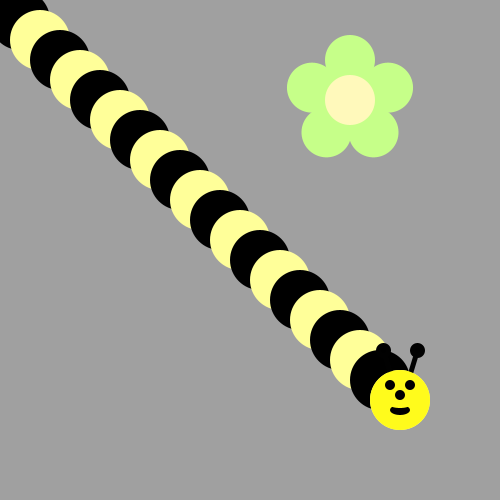
Frame 1 (no input)
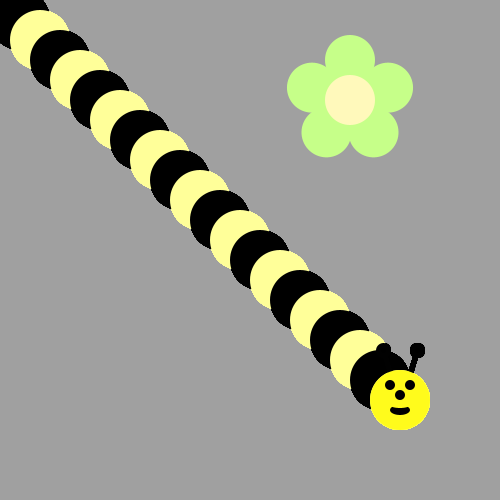
Frame 60 (the mouse pressed at the canvas centre just before this capture)
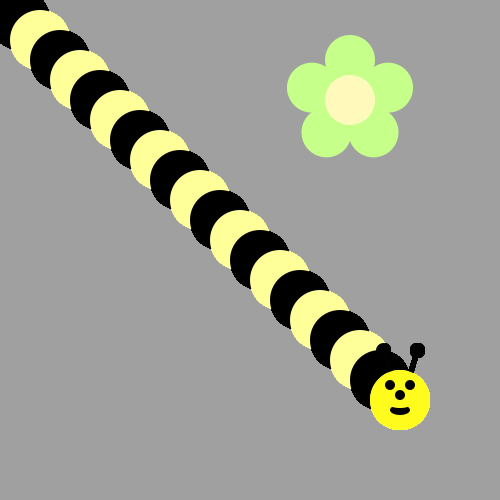
Frame 120 (the mouse held since frame 60 and released just before this capture)

The Processing sketch that drew these frames (run headless with seeded random() and noise(); from frame 60 on, the mouse is pressed at the canvas centre):

// Processing sketch: bumble_bee
// ── bumble_bee.pde
void draw() {
  
/*Use a loop to make a body for the Bee!
Then put his head on using drawBeeFace(x,y)
Use Modulo to make the colors alternate 
*/  int y=0;
  int x=0;
for (int i=0;i<20;i++){

  y+=20;
  x+=20;
  if (i%2==0){
  fill(0,0,0);
  
  }
  else {
   fill(255,255,153); 
  }
  ellipse(y,x,60,60);
}
drawBeeFace(x,y);
}

void drawFlower(int x, int y) {
     noStroke();
     translate(x, y);
     // draw 5 petals, rotating after each one
     fill(#c6ff89);      // green
      for (int i = 0; i < 5; i++) {
           ellipse(0, -40, 50, 50);
          rotate(radians(72));
     }
     fill(#fff9bb); // light yellow
     ellipse(0, 0, 50, 50);
} 
void drawBeeFace(int BeeFaceX, int BeeFaceY) {
     noStroke();
     fill(0, 0, 0);
     stroke(1);
     strokeWeight(5);
     line(BeeFaceX-10, BeeFaceY-27, BeeFaceX-17, BeeFaceY-50);
     line(BeeFaceX+10, BeeFaceY-27, BeeFaceX+17, BeeFaceY-50);
     ellipse(BeeFaceX-17, BeeFaceY-50, 10, 10);
     ellipse(BeeFaceX+17, BeeFaceY-50, 10, 10);
     noStroke();
     fill(255, 251, 28);
     ellipse(BeeFaceX, BeeFaceY, 60, 60); // face
     fill(255, 237, 209);
     fill(0,0,0);
      ellipse(BeeFaceX-10, BeeFaceY-15, 10, 10); // eyes
     ellipse(BeeFaceX+10, BeeFaceY-15, 10, 10);
      ellipse(BeeFaceX, BeeFaceY-5, 10, 10); // nose
      ellipse(BeeFaceX, BeeFaceY+10, 20, 10);// mouth
     fill(255, 251, 28);
     ellipse(BeeFaceX, BeeFaceY+5, 20, 6);
}

void setup() {
     ellipseMode(CENTER);
     size(500, 500);
     background(160, 160, 160);
      drawFlower(350, 100);
}
